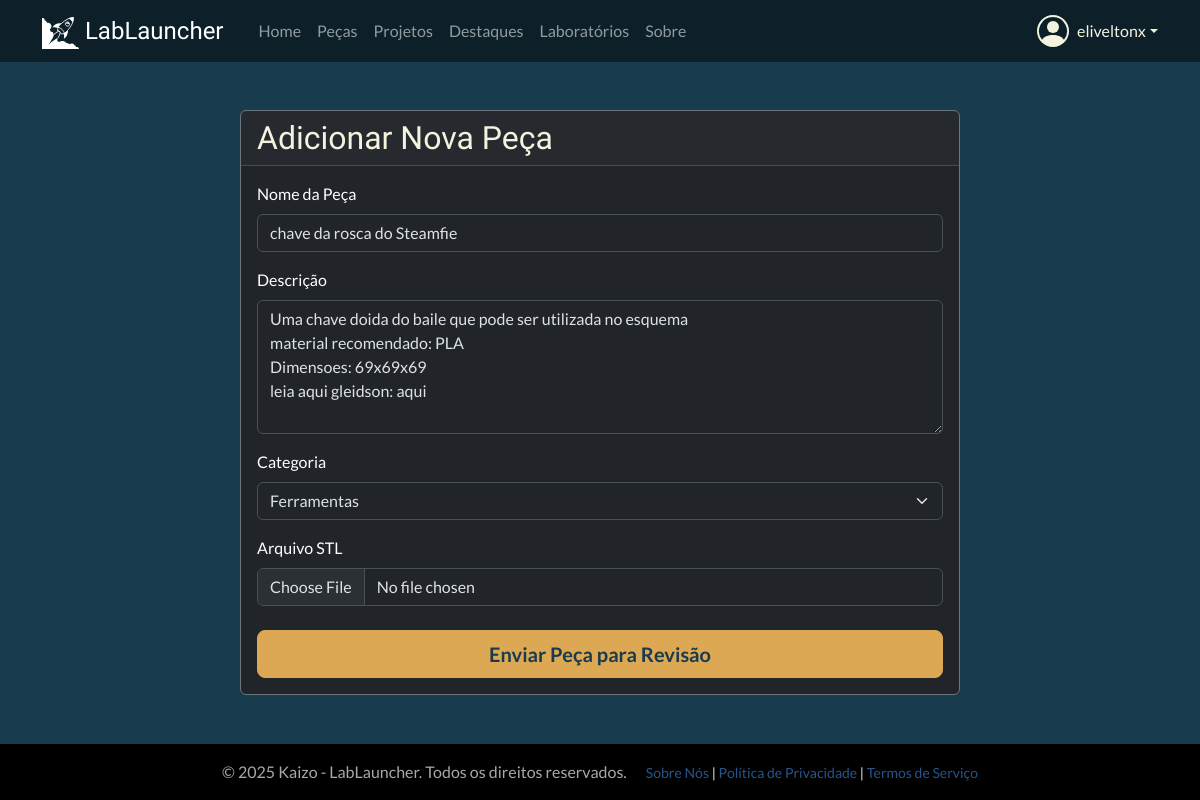
Screenshot of /catalog/part/1/edit/ (signed in) with the database file from the repository.
### users/models.py (models this page shows, shortened)
class CustomUser(AbstractUser):
    profile_picture = models.ImageField(
        upload_to='profile_pics/',
        storage=storage_para_usar,
        null=True,
        blank=True,
        verbose_name='Foto do Perfil'
    )
    is_approved = models.BooleanField(
        default=False,
        verbose_name='Aprovado pela Curadoria',
        help_text='Indica se o usuário foi aprovado para acessar o conteúdo.'
    )
    groups = models.ManyToManyField(
        Group,
        verbose_name='groups',
        blank=True,
        help_text='The groups this user belongs to. A user will get all permissions granted to each of their groups.',
        related_name="customuser_set", # Nome único para o acesso reverso
        related_query_name="user",
    )
    user_permissions = models.ManyToManyField(
        Permission,
        verbose_name='user permissions',
        blank=True,
        help_text='Specific permissions for this user.',
        related_name="customuser_set", # Nome único para o acesso reverso
        related_query_name="user",
    )

### catalog/models.py (models this page shows, shortened)
class Part(models.Model):
    STATUS_CHOICES = (('in_review', 'Em Revisão'), ('approved', 'Aprovado'), ('rejected', 'Rejeitado'))
    thumbnail = models.ImageField(
        upload_to='part_thumbnails/', # Pasta dentro de 'media' onde as imagens serão salvas
        storage=storage_para_usar,
        verbose_name='Thumbnail',
        null=True, # O campo é opcional
        blank=True # O campo pode ser deixado em branco no formulário
    )
    is_hall_of_fame = models.BooleanField(default=False, verbose_name="Destaque (Hall da Fama)")
    name = models.CharField(max_length=200, verbose_name='Nome da Peça')
    description = models.TextField(verbose_name='Descrição')
    category = models.ForeignKey(PartCategory, on_delete=models.SET_NULL, null=True, verbose_name='Categoria da Peça')
    author = models.ForeignKey(settings.AUTH_USER_MODEL, on_delete=models.SET_NULL, null=True, verbose_name='Autor')
    stl_file = models.FileField(upload_to='parts_stl/', storage=storage_para_usar, verbose_name='Arquivo STL')
    camera_pos_x = models.FloatField(null=True, blank=True, verbose_name="Câmera Posição X")
    camera_pos_y = models.FloatField(null=True, blank=True, verbose_name="Câmera Posição Y")
    camera_pos_z = models.FloatField(null=True, blank=True, verbose_name="Câmera Posição Z")
    status = models.CharField(max_length=10, choices=STATUS_CHOICES, default='in_review', verbose_name='Status')
    created_at = models.DateTimeField(auto_now_add=True, verbose_name='Data de Criação')
    updated_at = models.DateTimeField(auto_now=True, verbose_name='Última Atualização')
    class Meta:
        verbose_name = 'Peça'
        verbose_name_plural = 'Peças'
        ordering = ['-created_at']

### catalog/views.py (the view)
# urls.py: path('part/<int:pk>/edit/', PartUpdateView.as_view(), name='part-edit'),
class PartUpdateView(LoginRequiredMixin, UserPassesTestMixin, SuccessMessageMixin, UpdateView):
    model = Part
    form_class = PartForm
    template_name = 'catalog/part_form.html'
    success_url = reverse_lazy('dashboard')
    success_message = "Sua peça foi atualizada com sucesso!"
    def test_func(self):
        part = self.get_object()
        return self.request.user == part.author

### catalog/forms.py (shortened to what this page needs)
class PartForm(forms.ModelForm):
    class Meta:
        model = Part
        fields = [
            'name', 'description', 'category', 'thumbnail', 'stl_file',
            'camera_pos_x', 'camera_pos_y', 'camera_pos_z',
            ]
        widgets = {
            'name': forms.TextInput(attrs={'class': 'form-control', 'placeholder': 'Nome da Peça'}),
            'description': forms.Textarea(attrs={'class': 'form-control', 'rows': 5, 'placeholder': 'Descreva a função e dicas de impressão da peça.'}),
            'category': forms.Select(attrs={'class': 'form-select'}),
            'stl_file': forms.FileInput(attrs={'class': 'form-control'}),
            'camera_pos_x': forms.HiddenInput(),
            'camera_pos_y': forms.HiddenInput(),
            'camera_pos_z': forms.HiddenInput(),
        }
        labels = {
            'name': 'Nome da Peça',
            'description': 'Descrição',
            'category': 'Categoria',
            'stl_file': 'Arquivo STL',
        }

### catalog/models.py (called while the page is built)
    def __str__(self):
        return self.name

### catalog/templates/catalog/part_form.html (shortened to what this page needs)
{% extends "base.html" %}
{% load static %}
{% block content %}
<div class="container mt-4">
    <div class="row justify-content-center">
        <div class="col-md-8">
            <div class="card text-bg-dark border-secondary">
                <div class="card-header"><h2 class="mb-0">Adicionar Nova Peça</h2></div>
                <div class="card-body">
                    <form method="post" enctype="multipart/form-data" id="part-form">
                        <div class="mb-3">
                            <label for="{{ form.name.id_for_label }}" class="form-label">{{ form.name.label }}</label>
                            {{ form.name }}
                        </div>
                        <div class="mb-3">
                            <label for="{{ form.description.id_for_label }}" class="form-label">{{ form.description.label }}</label>
                            {{ form.description }}
                        </div>
                        <div class="mb-3">
                            <label for="{{ form.category.id_for_label }}" class="form-label">{{ form.category.label }}</label>
                            {{ form.category }}
                        </div>
                        <div class="mb-3">
                            <label for="{{ form.stl_file.id_for_label }}" class="form-label">{{ form.stl_file.label }}</label>
                            {{ form.stl_file }}
                        </div>
                        <div class="d-grid gap-2 mt-4">
                            <button type="submit" class="btn btn-accent btn-lg">Enviar Peça para Revisão</button>
                        </div>
                    </form>
                </div>
            </div>
        </div>
    </div>
</div>
{% endblock %}

### templates/base.html (shortened to what this page needs)
{% load static %}
<!DOCTYPE html>
<html lang="pt-br" data-bs-theme="dark">
<head>
    <link href="https://cdn.jsdelivr.net/npm/bootstrap@5.3.3/dist/css/bootstrap.min.css" rel="stylesheet">
    <link rel="stylesheet" href="{% static 'css/custom.css' %}">
</head>
<body class="d-flex flex-column min-vh-100">
    {% block header %}
    <header class="mb-4">
        <nav class="navbar navbar-expand-lg navbar-dark" style="background-color:rgba(0, 0, 0, 0.46);">
            <div class="container">
                <a class="navbar-brand fs-4" style="font-family: 'Exo 2', sans-serif; margin-right: 4rem;" href="{% url 'home' %}"><img src="/static/images/logos/lablauncher.svg" alt="logo LabLauncher" style="max-height: 2rem;"> LabLauncher</a>
                <div class="collapse navbar-collapse" id="navbarNav">
                    <ul class="navbar-nav me-auto mb-2 mb-lg-0">
                        <li class="nav-item"><a class="nav-link" href="{% url 'kaizo_view' %}">Home</a></li>
                        <li class="nav-item"><a class="nav-link" href="{% url 'catalog:part-list' %}">Peças</a></li>
                        <li class="nav-item"><a class="nav-link" href="{% url 'catalog:project-list' %}">Projetos</a></li>
                        <li class="nav-item"><a class="nav-link" href="{% url 'hall-of-fame' %}">Destaques</a></li>
                        <li class="nav-item"><a class="nav-link" href="{% url 'inventory:landing' %}">Laboratórios</a></li>
                        <li class="nav-item"><a class="nav-link" href="{% url 'static_page' 'sobre-nos' %}">Sobre</a></li>
                    </ul>
                    <div class="d-flex">
                        {% if user.is_authenticated %}
                            <div class="nav-item dropdown">
                                <a class="nav-link dropdown-toggle d-flex align-items-center" href="#" role="button" data-bs-toggle="dropdown" aria-expanded="false">
                                    {{ user.username }}
                                </a>
                            </div>
                        {% else %}
                            <a href="{% url 'account_login' %}" class="btn btn-accent">Login</a>
                        {% endif %}
                    </div>
                </div>
            </div>
        </nav>
    </header>
    {% endblock %}
    <main class="container flex-grow-1">
        {% block content %}{% endblock %}
    </main>
    <br>
    <footer class="mt-auto py-3" style="background-color: #000;">
        <div class="container text-center">
            <span class="text-muted">© {% now "Y" %} Kaizo - LabLauncher. Todos os direitos reservados.</span>
            <small class="ms-3">
                <a href="{% url 'static_page' 'sobre-nos' %}">Sobre Nós</a> |
                <a href="{% url 'static_page' 'politica-de-privacidade' %}">Política de Privacidade</a> |
                <a href="{% url 'static_page' 'termos-de-servico' %}">Termos de Serviço</a>
            </small>
        </div>
    </footer>
</body>
</html>

### static/css/custom.css (style rules this page uses)
body { background-color: #183b4e; color: #f3f3e0; font-family: 'Lato', sans-serif; }
h1, h2, h3, h4, h5, h6 { font-family: 'Exo 2', sans-serif; color: #f3f3e0; }
a { color: #27548a; text-decoration: none; }
.btn-accent { background-color: #dda853; border-color: #dda853; color: #183b4e; font-weight: bold; }

### rows the page displays
CustomUser: username "eliveltonx"
Part: name "chave da rosca do Steamfie", description "Uma chave doida do baile que pode ser utilizada no esquema material recomendado: PLA Dimensoes: 69x69x69 leia aqui gleidson: aqui", category "Ferramentas"
